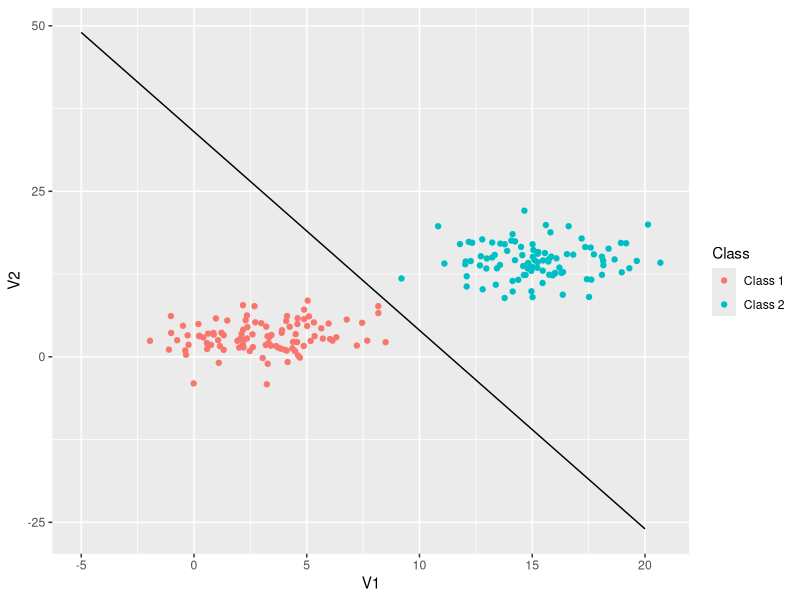

Source code (R):
## ---- chunk 1
library(knitr)
# make this an external chunk that can be included in any file
options(width = 100)
opts_chunk$set(message = F, error = F, warning = F, comment = NA, fig.align = 'center', dpi = 100, tidy = F, cache.path = '.cache/', fig.path = 'fig/')

options(xtable.type = 'html')
knit_hooks$set(inline = function(x) {
  if(is.numeric(x)) {
    round(x, getOption('digits'))
  } else {
    paste(as.character(x), collapse = ', ')
  }
})

knit_hooks$set(plot = knitr:::hook_plot_html)
## ---- chunk 2
library(ggplot2)
library(mvtnorm)

x = seq(-5,20)
line1 = data.frame(var1 = x ,var2 = -3*x + 34, Class = rep( length(x),"1"))

d = as.data.frame(rmvnorm(100, mean = c(3, 3), sigma = matrix(c(5, 0.5, 0.5, 5), nrow = 2)))
d$Class = rep("Class 1",100)

d2 =as.data.frame(rmvnorm(100, mean = c(15, 15), sigma = matrix(c(5, 0.5, 0.5, 5), nrow = 2)))
d2$Class = rep("Class 2",100)

dAll = rbind(d,d2)

m1 = ggplot(NULL) +
    geom_point(data = dAll,aes(x = V1, y=V2, color = Class)) +
    geom_line(data = line1, aes(x=var1, y=var2))

m1

